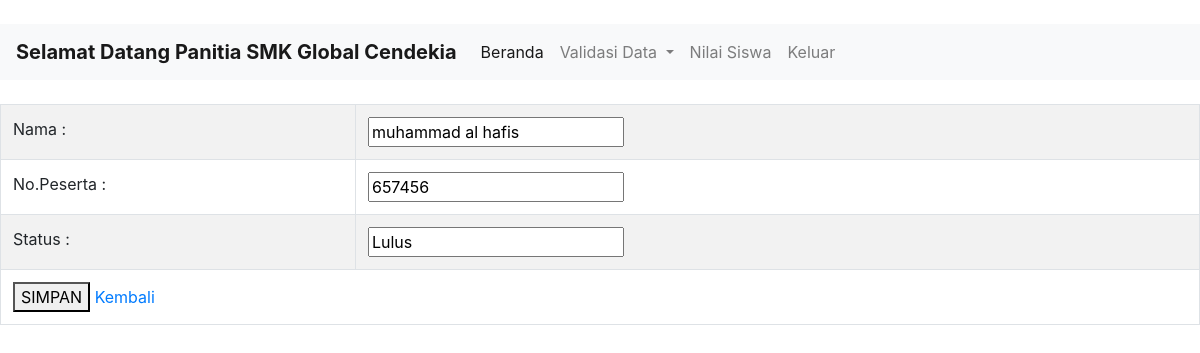
Page /editadministrasi.php?id=1 (signed in) on the committed database.
### tables this page shows
CREATE TABLE `administrasi` (
  `id` int(30) NOT NULL,
  `nama` varchar(30) NOT NULL,
  `no_peserta` int(30) NOT NULL,
  `status` varchar(30) NOT NULL
);

### editadministrasi.php (the view, shortened to what this page needs)
<!DOCTYPE html>
<html>
<head>
    <link rel="stylesheet" type="text/css" href="css/bootstrap.css">
</head>
<body>
<br/>
<nav class="navbar navbar-expand-lg navbar-light bg-light">
<a class="navbar-brand" href="#"><b> Selamat Datang Panitia SMK Global Cendekia</b></a>
 <div class="collapse navbar-collapse" id="navbarSupportedContent">
   <ul class="navbar-nav mr-auto">
   <li class="nav-item active">
       <a class="nav-link" href="panitia.php">Beranda<span class="sr-only">(current)</span></a>
     </li>
     <li class="nav-item dropdown">
            <a class="nav-link dropdown-toggle" href="#" id="navbarDropdown" role="button" data-toggle="dropdown" aria-haspopup="true" aria-expanded="false">
                    Validasi Data
            </a>
                </li>
     <li class="nav-item">
       <a class="nav-link" href="nilai.php">Nilai Siswa</a>
     </li>
     <li class="nav-item">
       <a class="nav-link" href="login.php" >Keluar</a>
     </li>
   </ul>
</div>
</nav>
<br/>
<?php
include 'koneksi.php';
?>
        <form method="post" action="updateadministrasi.php">
        <?php
        $id = $_GET['id'];
        $data = mysqli_query($conn,"SELECT * from administrasi WHERE id='$id'");
        while($d = mysqli_fetch_array($data)){
            ?>
            <table class="table table-bordered table-striped table-hover" border="1">
            <tr><td>Nama :</td><td><input type="text" value="<?php echo $d['nama'];?>" name="nama"></td></tr>
            <tr><td>No.Peserta :</td><td><input type="text" value="<?php echo $d['no_peserta'];?>" name="no_peserta"></td></tr>
            <tr><td>Status :</td><td><input type="text" value="<?php echo $d['status'];?>" name="status"></td></tr>
                 <tr><td colspan="2"><button type="submit" value="simpan">SIMPAN</button>
                <a href="administrasi.php">Kembali</a></td></tr>
            </table>
   <?php     }?>
        </form>
</body>
</html>

### rows in the picture
administrasi: nama "muhammad al hafis", no_peserta "657456", status "Lulus"
